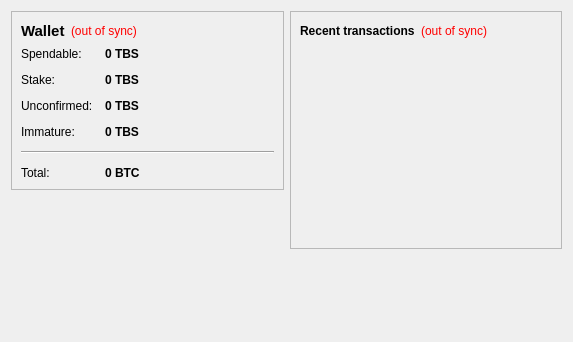
<?xml version="1.0" encoding="UTF-8"?>
<ui version="4.0">
 <class>OverviewPage</class>
 <widget class="QWidget" name="OverviewPage">
  <property name="geometry">
   <rect>
    <x>0</x>
    <y>0</y>
    <width>573</width>
    <height>342</height>
   </rect>
  </property>
  <property name="windowTitle">
   <string>Form</string>
  </property>
  <layout class="QHBoxLayout" name="horizontalLayout" stretch="1,1">
   <item>
    <layout class="QVBoxLayout" name="verticalLayout_2">
     <item>
      <widget class="QFrame" name="frame">
       <property name="frameShape">
        <enum>QFrame::StyledPanel</enum>
       </property>
       <property name="frameShadow">
        <enum>QFrame::Raised</enum>
       </property>
       <layout class="QVBoxLayout" name="verticalLayout_4">
        <item>
         <layout class="QHBoxLayout" name="horizontalLayout_4">
          <item>
           <widget class="QLabel" name="label_5">
            <property name="font">
             <font>
              <pointsize>11</pointsize>
              <weight>75</weight>
              <bold>true</bold>
             </font>
            </property>
            <property name="text">
             <string>Wallet</string>
            </property>
           </widget>
          </item>
          <item>
           <widget class="QLabel" name="labelWalletStatus">
            <property name="toolTip">
             <string>The displayed information may be out of date. Your wallet automatically synchronizes with the TheBasis network after a connection is established, but this process has not completed yet.</string>
            </property>
            <property name="styleSheet">
             <string notr="true">QLabel { color: red; }</string>
            </property>
            <property name="text">
             <string notr="true">(out of sync)</string>
            </property>
            <property name="alignment">
             <set>Qt::AlignLeading|Qt::AlignLeft|Qt::AlignVCenter</set>
            </property>
           </widget>
          </item>
          <item>
           <spacer name="horizontalSpacer_2">
            <property name="orientation">
             <enum>Qt::Horizontal</enum>
            </property>
            <property name="sizeHint" stdset="0">
             <size>
              <width>40</width>
              <height>20</height>
             </size>
            </property>
           </spacer>
          </item>
         </layout>
        </item>
        <item>
         <layout class="QFormLayout" name="formLayout_2">
          <property name="fieldGrowthPolicy">
           <enum>QFormLayout::AllNonFixedFieldsGrow</enum>
          </property>
          <property name="horizontalSpacing">
           <number>12</number>
          </property>
          <property name="verticalSpacing">
           <number>12</number>
          </property>
          <item row="0" column="0">
           <widget class="QLabel" name="label">
            <property name="text">
             <string>Spendable:</string>
            </property>
           </widget>
          </item>
          <item row="0" column="1">
           <widget class="QLabel" name="labelBalance">
            <property name="font">
             <font>
              <weight>75</weight>
              <bold>true</bold>
             </font>
            </property>
            <property name="cursor">
             <cursorShape>IBeamCursor</cursorShape>
            </property>
            <property name="toolTip">
             <string>Your current spendable balance</string>
            </property>
            <property name="text">
             <string notr="true">0 TBS</string>
            </property>
            <property name="textInteractionFlags">
             <set>Qt::LinksAccessibleByMouse|Qt::TextSelectableByKeyboard|Qt::TextSelectableByMouse</set>
            </property>
           </widget>
          </item>
          <item row="1" column="0">
           <widget class="QLabel" name="label_6">
            <property name="text">
             <string>Stake:</string>
            </property>
           </widget>
          </item>
          <item row="1" column="1">
           <widget class="QLabel" name="labelStake">
            <property name="font">
             <font>
              <weight>75</weight>
              <bold>true</bold>
             </font>
            </property>
            <property name="cursor">
             <cursorShape>IBeamCursor</cursorShape>
            </property>
            <property name="toolTip">
             <string>Total of coins that was staked, and do not yet count toward the current balance</string>
            </property>
            <property name="text">
             <string notr="true">0 TBS</string>
            </property>
            <property name="textInteractionFlags">
             <set>Qt::LinksAccessibleByMouse|Qt::TextSelectableByKeyboard|Qt::TextSelectableByMouse</set>
            </property>
           </widget>
          </item>
          <item row="2" column="0">
           <widget class="QLabel" name="label_3">
            <property name="text">
             <string>Unconfirmed:</string>
            </property>
           </widget>
          </item>
          <item row="2" column="1">
           <widget class="QLabel" name="labelUnconfirmed">
            <property name="font">
             <font>
              <weight>75</weight>
              <bold>true</bold>
             </font>
            </property>
            <property name="cursor">
             <cursorShape>IBeamCursor</cursorShape>
            </property>
            <property name="toolTip">
             <string>Total of transactions that have yet to be confirmed, and do not yet count toward the current balance</string>
            </property>
            <property name="text">
             <string notr="true">0 TBS</string>
            </property>
            <property name="textInteractionFlags">
             <set>Qt::LinksAccessibleByMouse|Qt::TextSelectableByKeyboard|Qt::TextSelectableByMouse</set>
            </property>
           </widget>
          </item>
          <item row="3" column="0">
           <widget class="QLabel" name="labelImmatureText">
            <property name="text">
             <string>Immature:</string>
            </property>
           </widget>
          </item>
          <item row="3" column="1">
           <widget class="QLabel" name="labelImmature">
            <property name="font">
             <font>
              <weight>75</weight>
              <bold>true</bold>
             </font>
            </property>
            <property name="toolTip">
             <string>Mined balance that has not yet matured</string>
            </property>
            <property name="text">
             <string notr="true">0 TBS</string>
            </property>
            <property name="textInteractionFlags">
             <set>Qt::LinksAccessibleByMouse|Qt::TextSelectableByKeyboard|Qt::TextSelectableByMouse</set>
            </property>
           </widget>
          </item>
          <item row="4" column="0" colspan="2">
           <widget class="Line" name="line">
            <property name="orientation">
             <enum>Qt::Horizontal</enum>
            </property>
           </widget>
          </item>
          <item row="5" column="0">
           <widget class="QLabel" name="labelTotalText">
            <property name="text">
             <string>Total:</string>
            </property>
           </widget>
          </item>
          <item row="5" column="1">
           <widget class="QLabel" name="labelTotal">
            <property name="font">
             <font>
              <weight>75</weight>
              <bold>true</bold>
             </font>
            </property>
            <property name="cursor">
             <cursorShape>IBeamCursor</cursorShape>
            </property>
            <property name="toolTip">
             <string>Your current total balance</string>
            </property>
            <property name="text">
             <string notr="true">0 BTC</string>
            </property>
            <property name="textInteractionFlags">
             <set>Qt::LinksAccessibleByMouse|Qt::TextSelectableByKeyboard|Qt::TextSelectableByMouse</set>
            </property>
           </widget>
          </item>
         </layout>
        </item>
       </layout>
      </widget>
     </item>
     <item>
      <spacer name="verticalSpacer">
       <property name="orientation">
        <enum>Qt::Vertical</enum>
       </property>
       <property name="sizeHint" stdset="0">
        <size>
         <width>20</width>
         <height>40</height>
        </size>
       </property>
      </spacer>
     </item>
    </layout>
   </item>
   <item>
    <layout class="QVBoxLayout" name="verticalLayout_3">
     <item>
      <widget class="QFrame" name="frame_2">
       <property name="frameShape">
        <enum>QFrame::StyledPanel</enum>
       </property>
       <property name="frameShadow">
        <enum>QFrame::Raised</enum>
       </property>
       <layout class="QVBoxLayout" name="verticalLayout">
        <item>
         <layout class="QHBoxLayout" name="horizontalLayout_2">
          <item>
           <widget class="QLabel" name="label_4">
            <property name="text">
             <string>&lt;b&gt;Recent transactions&lt;/b&gt;</string>
            </property>
           </widget>
          </item>
          <item>
           <widget class="QLabel" name="labelTransactionsStatus">
            <property name="toolTip">
             <string>The displayed information may be out of date. Your wallet automatically synchronizes with the TheBasis network after a connection is established, but this process has not completed yet.</string>
            </property>
            <property name="styleSheet">
             <string notr="true">QLabel { color: red; }</string>
            </property>
            <property name="text">
             <string notr="true">(out of sync)</string>
            </property>
            <property name="alignment">
             <set>Qt::AlignRight|Qt::AlignTrailing|Qt::AlignVCenter</set>
            </property>
           </widget>
          </item>
          <item>
           <spacer name="horizontalSpacer">
            <property name="orientation">
             <enum>Qt::Horizontal</enum>
            </property>
            <property name="sizeHint" stdset="0">
             <size>
              <width>40</width>
              <height>20</height>
             </size>
            </property>
           </spacer>
          </item>
         </layout>
        </item>
        <item>
         <widget class="QListView" name="listTransactions">
          <property name="styleSheet">
           <string notr="true">QListView { background: transparent; }</string>
          </property>
          <property name="frameShape">
           <enum>QFrame::NoFrame</enum>
          </property>
          <property name="verticalScrollBarPolicy">
           <enum>Qt::ScrollBarAlwaysOff</enum>
          </property>
          <property name="horizontalScrollBarPolicy">
           <enum>Qt::ScrollBarAlwaysOff</enum>
          </property>
          <property name="selectionMode">
           <enum>QAbstractItemView::NoSelection</enum>
          </property>
         </widget>
        </item>
       </layout>
      </widget>
     </item>
     <item>
      <spacer name="verticalSpacer_2">
       <property name="orientation">
        <enum>Qt::Vertical</enum>
       </property>
       <property name="sizeHint" stdset="0">
        <size>
         <width>20</width>
         <height>40</height>
        </size>
       </property>
      </spacer>
     </item>
    </layout>
   </item>
  </layout>
 </widget>
 <resources/>
 <connections/>
</ui>
